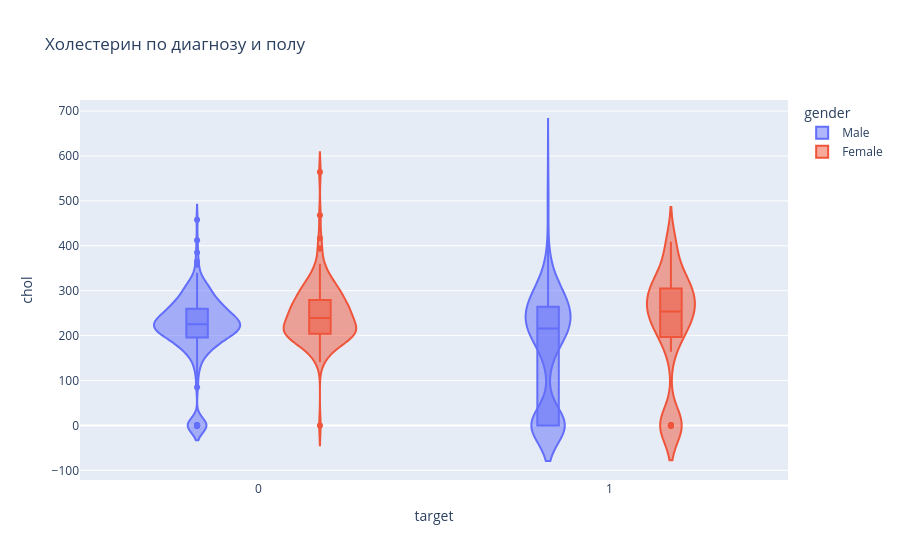

This figure's notebook cell:
### Code cell
# Violin
px.violin(df, x='target', y='chol', color='gender', box=True,
          title='Холестерин по диагнозу и полу').show()

### Figure 1 — Plotly figure (JSON) as saved in the notebook; plotly's stock layout.template omitted (floating-point values rounded to 4 significant figures; data arrays with more than 128 entries replaced by an {"elided": "..."} marker saying what was removed)
{"data": [{"alignmentgroup": "True", "box": {"visible": true}, "hovertemplate": "gender=Male<br>target=%{x}<br>chol=%{y}<extra></extra>", "legendgroup": "Male", "marker": {"color": "#636efa"}, "name": "Male", "offsetgroup": "Male", "orientation": "v", "scalegroup": "True", "showlegend": true, "type": "violin", "x": {"elided": "726 int values"}, "x0": " ", "xaxis": "x", "y": {"elided": "726 float values"}, "y0": " ", "yaxis": "y"}, {"alignmentgroup": "True", "box": {"visible": true}, "hovertemplate": "gender=Female<br>target=%{x}<br>chol=%{y}<extra></extra>", "legendgroup": "Female", "marker": {"color": "#EF553B"}, "name": "Female", "offsetgroup": "Female", "orientation": "v", "scalegroup": "True", "showlegend": true, "type": "violin", "x": {"elided": "194 int values"}, "x0": " ", "xaxis": "x", "y": {"elided": "194 float values"}, "y0": " ", "yaxis": "y"}], "layout": {"legend": {"title": {"text": "gender"}, "tracegroupgap": 0}, "title": {"text": "Холестерин по диагнозу и полу"}, "violinmode": "group", "xaxis": {"anchor": "y", "domain": [0, 1], "title": {"text": "target"}}, "yaxis": {"anchor": "x", "domain": [0, 1], "title": {"text": "chol"}}}}
